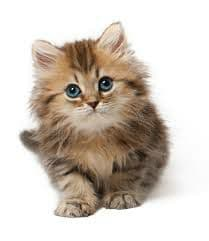
#> input picture cat.jpg, 209 x 241 px
$ python H2.py
#> lines starting #> are read from the running program, lines starting #| are printed output that depends on the picture; after the words box and inside, x2 and y2 are one past the last pixel; in counts of white or black regions, pixels touching at a corner belong together
import cv2
import sys

def chack(*images):
    for img in images :
        if img[1] is None:
            print(f'Error in reading the image \"{img[0]}\"')
            sys.exit()

def show(*images):
    if len(images) == 1:
        cv2.imshow(images[0][0],images[0][1])
        cv2.waitKey(0)
    else:
        for img in images :
            cv2.imshow(img[0],img[1])
            cv2.waitKey(0)
    cv2.destroyAllWindows()

def shape(*images):
    if len(images) == 1:
        print(f'size the image \"{images[0][0]}\" : {images[0][1].shape}')
    else:
        for img in images :
            print(f'size the image \"{img[0]}\" : {img[1].shape}')

image1 = cv2.imread('cat.jpg')
#> image1 is the input picture: shape (241, 209, 3); mean B, G, R 190.6, 200, 209.4
image2 = cv2.imread('cat.jpg',0)
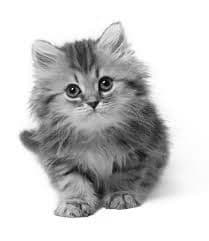
#> image2: shape (241, 209); min 0, max 255, mean 201.7

for img in (image1 , image2) :
    if img is None:
        print('Error in reading the image')
#> this loop made 2 passes

cv2.imshow("w_image1", image1)
cv2.imshow("w_image2", image2)
cv2.waitKey(0)
cv2.destroyAllWindows()

print('dimensions = ',image1.shape )
#| dimensions =  (241, 209, 3)
print('total number of pixels = ',image1.size)
#| total number of pixels =  151107
print('number of channels = ', image1.shape[2])
#| number of channels =  3

print(image1[20][30])
#| [255 255 255]
print(image2[20][30])
#| 255

print(image1[25][35])
#| [255 255 255]
image1[25][35] = [0,0,0]
#> image1: shape (241, 209, 3); under 0.01% of pixels changed, all inside (x1, y1, x2, y2) = (35, 25, 36, 26)
print(image1[25][35])
#| [0 0 0]

print(image2[25][35])
#| 255
image2[25][35] = 0
print(image2[25][35])
#| 0

image1[30] = 0
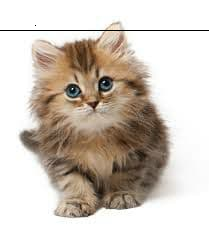
#> image1: shape (241, 209, 3); mean B, G, R 189.5, 198.9, 208.3
image2[30] = 0
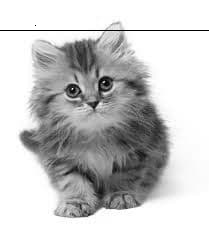
#> image2: shape (241, 209); min 0, max 255, mean 200.7

image1[35:140,35:50] = [255,0,0]
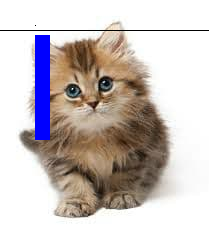
#> image1: shape (241, 209, 3); 3.13% of pixels changed, all inside (x1, y1, x2, y2) = (35, 35, 50, 140)

cv2.imshow("w_image1", image1)
cv2.imshow("w_image2", image2)
cv2.waitKey(0)
cv2.destroyAllWindows()
